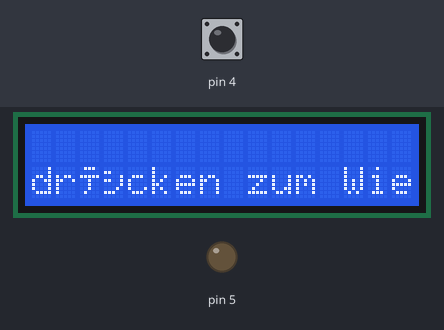
This sketch was run on a simulated Arduino Nano, built with avr-gcc and run on an emulated ATmega328P. On the bench: 16×2 character LCD, output pins drawn as LEDs (lit = HIGH). Inputs (shaded band) come from the test bench; at power-on: pin 4 HIGH.

Above: at 1.2 s.
1.3 s: pin 4 pulled LOW for 0.15 s
At 2.3 s:
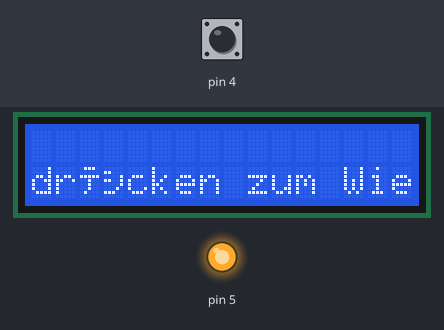
4.4 s: pin 4 pulled LOW for 1 s
At 6.3 s:
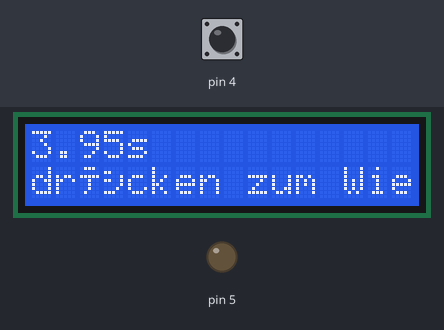
6.9 s: pin 4 pulled LOW for 0.15 s
At 7.4 s:
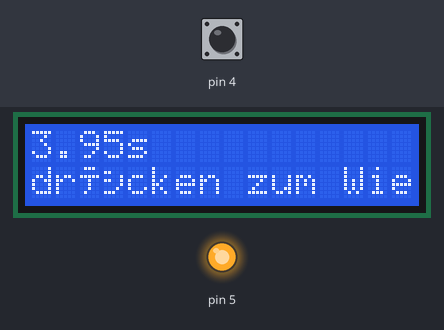
10.0 s: pin 4 pulled LOW for 3.2 s
At 10.9 s:
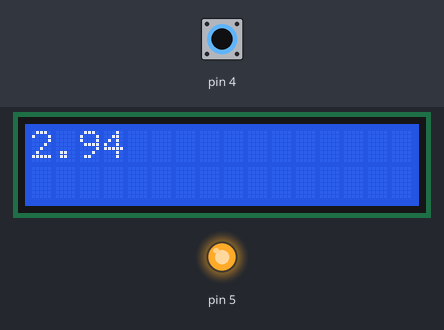
Timing chart, 0 to 14.7 s (numbered marks = the images above; inputs shaded):
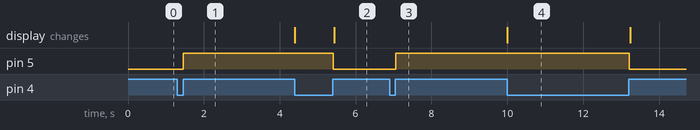

Measured:
- after the input at 1.3 s, pin 5: LOW → HIGH after 0.16 s
- after the input at 4.4 s, pin 5: HIGH → LOW after 1.0 s; the display: first changes at once (image 2 shows a later state)
- after the input at 6.9 s, pin 5: LOW → HIGH after 0.16 s
- after the input at 10.0 s, pin 5: HIGH → LOW after 3.2 s; the display: changes at once (image 4)

The sketch:

06_stop_watch.ino
```cpp
#include <LiquidCrystal_I2C.h>
LiquidCrystal_I2C lcd(0x27, 16, 2);

void setup() {
  lcd.init();
  lcd.backlight();
  pinMode(4, INPUT_PULLUP);

  lcd.setCursor(0,1);
  lcd.print("drücken zum Wiederholen");

  pinMode(5, OUTPUT);
}

void loop() {
  while (digitalRead(4) != LOW) {}
  delay(10);
  while(digitalRead(4) != HIGH) {}
  delay(10);

  lcd.clear();
  digitalWrite(5, HIGH);

  long start;
  start = millis();

  while (digitalRead(4) != LOW) {
    lcd.setCursor(0,0);
    lcd.print( (millis() - start) / 1000.0 );
  }
  delay(10);
  while(digitalRead(4) != HIGH) {}
  delay(10);

  digitalWrite(5, LOW);
  long ende;
  ende = millis();

  lcd.setCursor(0,0);
  lcd.print( (millis() - start) / 1000.0 );
  lcd.print("s");
  lcd.setCursor(0,1);
  lcd.print("drücken zum Wiederholen");
}
```
